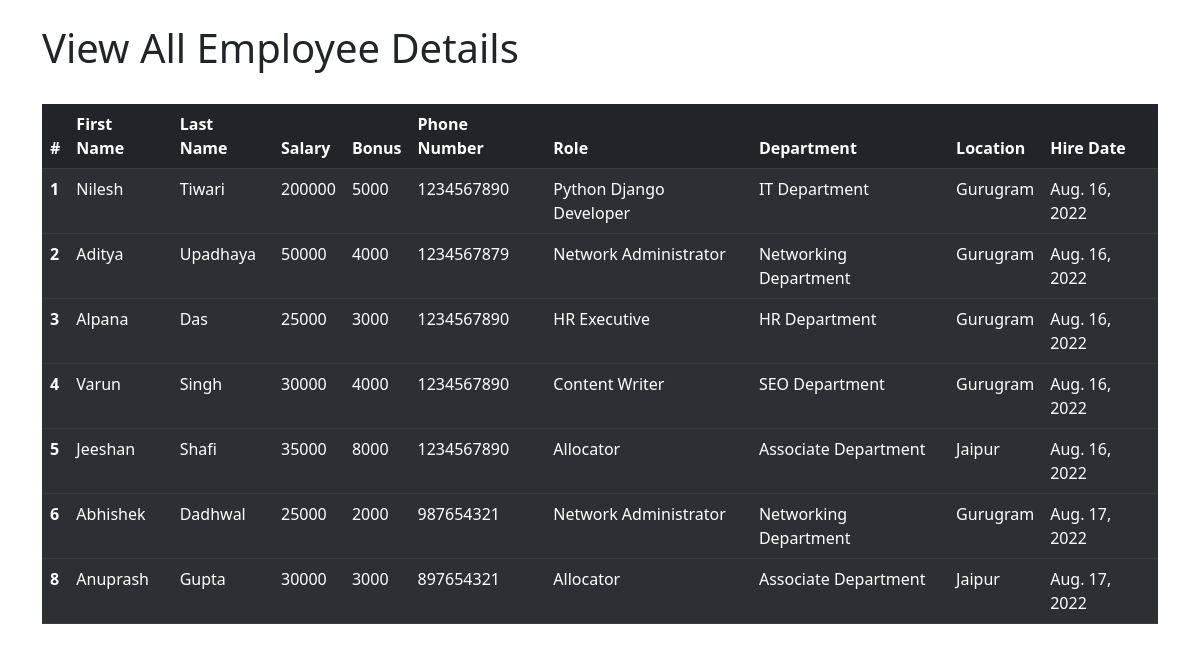
The app's page /all_emp with its own data.
### emp_app/models.py (models this page shows, shortened)
class Employee(models.Model):
    first_name = models.CharField(max_length=200, null=False)
    last_name = models.CharField(max_length=200)
    dept = models.ForeignKey(Department, on_delete=models.CASCADE)
    salary = models.IntegerField(default=0)
    bonus = models.IntegerField(default=0)
    role = models.ForeignKey(Role, on_delete=models.CASCADE)
    phone = models.IntegerField()
    hire_date = models.DateField()
    def __str__(self):
        return "%s %s" % (self.first_name, self.last_name)

class Role(models.Model):
    name = models.CharField(max_length=100, null=False)

class Department(models.Model):
    name = models.CharField(max_length=100, null=False)
    location = models.CharField(max_length=100)

### emp_app/views.py (the view)
# urls.py: path('all_emp', views.all_emp, name="all_emp"),
def all_emp(request):
    emps = Employee.objects.all()
    context = {
        'emps': emps
    }
    print(context)
    return render(request, 'all_emp.html', context)

### emp_app/templates/all_emp.html (shortened to what this page needs)
<!doctype html>
<html lang="en">
  <head>
    <link href="https://cdn.jsdelivr.net/npm/bootstrap@5.2.0/dist/css/bootstrap.min.css" rel="stylesheet">
  </head>
  <body>
    <div class="container">
      <h1>View All Employee Details</h1>
      <table class="table table-dark table-striped">
        <thead>
          <tr>
            <th scope="col">#</th>
            <th scope="col">First Name</th>
            <th scope="col">Last Name</th>
            <th scope="col">Salary</th>
            <th scope="col">Bonus</th>
            <th scope="col">Phone Number</th>
            <th scope="col">Role</th>
            <th scope="col">Department</th>
            <th scope="col">Location</th>
            <th scope="col">Hire Date</th>
          </tr>
        </thead>
          {% for emp in emps %}
        <tbody>
          <tr>
            <th scope="row">{{emp.id}}</th>
            <td>{{emp.first_name}}</td>
            <td>{{emp.last_name}}</td>
            <td>{{emp.salary}}</td>
            <td>{{emp.bonus}}</td>
            <td>{{emp.phone}}</td>
            <td>{{emp.role.name}}</td>
            <td>{{emp.dept.name}}</td>
            <td>{{emp.dept.location}}</td>
            <td>{{emp.hire_date}}</td>
            </tr>
        </tbody>
          {% endfor %}
      </table>
    </div>
  </body>
</html>

### records on screen
Employee: id "1", first_name "Nilesh", last_name "Tiwari", salary "200000", bonus "5000", phone "1234567890", role.name "Python Django Developer", dept.name "IT Department", dept.location "Gurugram", hire_date "Aug. 16, 2022"
Employee: id "2", first_name "Aditya", last_name "Upadhaya", salary "50000", bonus "4000", phone "1234567879", role.name "Network Administrator", dept.name "Networking Department", dept.location "Gurugram", hire_date "Aug. 16, 2022"
Employee: id "3", first_name "Alpana", last_name "Das", salary "25000", bonus "3000", phone "1234567890", role.name "HR Executive", dept.name "HR Department", dept.location "Gurugram", hire_date "Aug. 16, 2022"
Employee: id "4", first_name "Varun", last_name "Singh", salary "30000", bonus "4000", phone "1234567890", role.name "Content Writer", dept.name "SEO Department", dept.location "Gurugram", hire_date "Aug. 16, 2022"
Employee: id "5", first_name "Jeeshan", last_name "Shafi", salary "35000", bonus "8000", phone "1234567890", role.name "Allocator", dept.name "Associate Department", dept.location "Jaipur", hire_date "Aug. 16, 2022"
Employee: id "6", first_name "Abhishek", last_name "Dadhwal", salary "25000", bonus "2000", phone "987654321", role.name "Network Administrator", dept.name "Networking Department", dept.location "Gurugram", hire_date "Aug. 17, 2022"
Employee: id "8", first_name "Anuprash", last_name "Gupta", salary "30000", bonus "3000", phone "897654321", role.name "Allocator", dept.name "Associate Department", dept.location "Jaipur", hire_date "Aug. 17, 2022"
